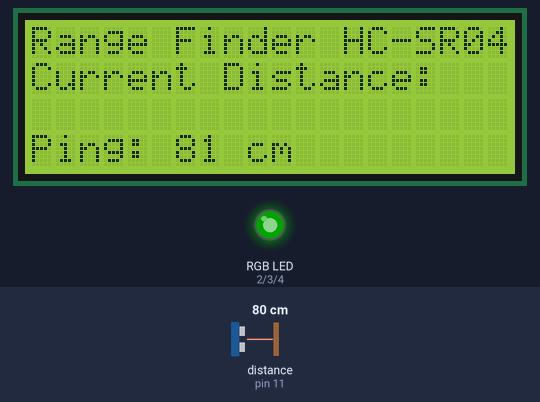
The sketch below on a simulated Arduino Uno, built with avr-gcc and run on an emulated ATmega328P. Parts: 20×4 character LCD, an RGB LED mixed from three pins (HIGH = lit). Inputs (shaded band) come from the test bench; at power-on: distance to the obstacle (sensor on pin 11) 80 cm. The echo pulse lasts 58.3 µs per cm; dim RGB values are drawn brighter than linear; what the sketch prints to the serial monitor is not drawn.

Above: at 1.2 s.
1.3 s: distance to the obstacle (sensor on pin 11) set to 2 cm
At 2.5 s:
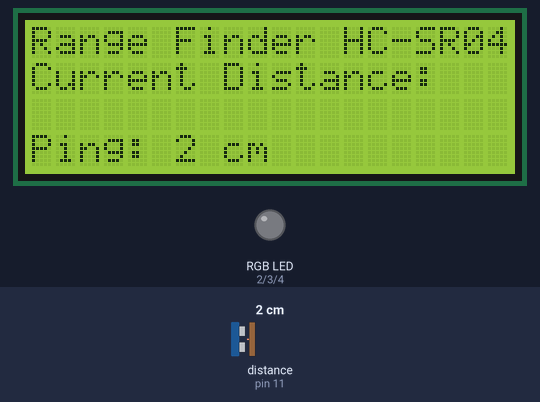
2.8 s: distance to the obstacle (sensor on pin 11) set to 4 cm
At 3.9 s:
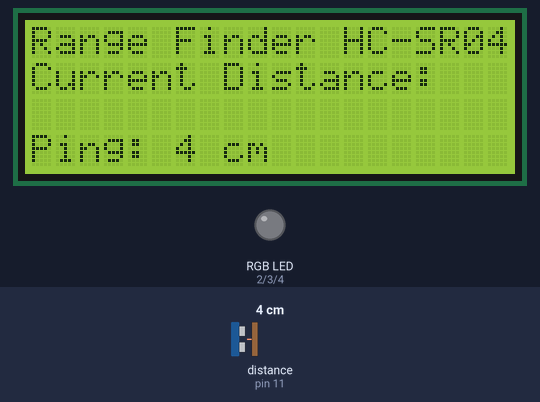
4.3 s: distance to the obstacle (sensor on pin 11) set to 9 cm
At 5.1 s:
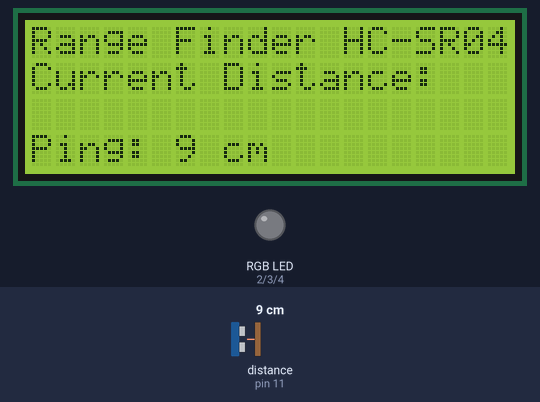
5.8 s: distance to the obstacle (sensor on pin 11) set to 18 cm
At 6.6 s:
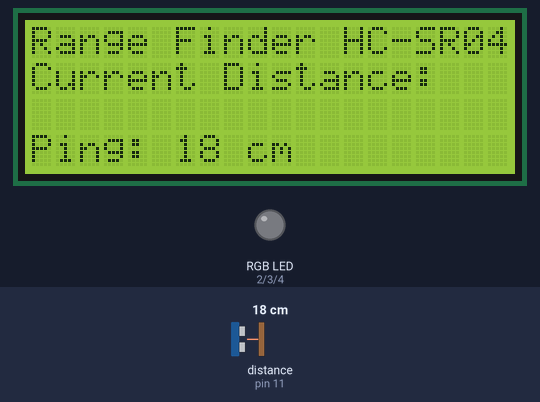
Timing chart, 0 to 8.3 s (numbered marks = the images above; inputs shaded):
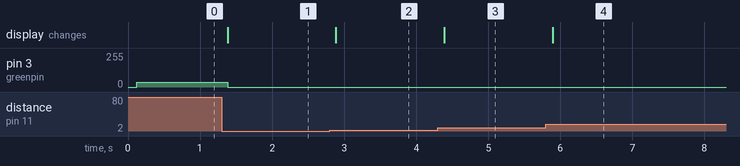

The sketch:

lcddistanceLED.ino
```cpp
// From https://www.brainy-bits.com/connect-a-character-lcd-using-the-i2c-bus/
#include "Wire.h"
#include "LCD.h"
#include "LiquidCrystal_I2C.h"
#include "NewPing.h"

#define I2C_ADDR 0x27  // Add your address here.
#define Rs_pin 0
#define Rw_pin 1
#define En_pin 2
#define BACKLIGHT_PIN 3
#define D4_pin 4
#define D5_pin 5
#define D6_pin 6
#define D7_pin 7

#define ECHO_PIN 11 // Arduino pin tied to echo pin on the ultrasonic sensor.
#define TRIGGER_PIN 12 // Arduino pin tied to trigger pin on the ultrasonic sensor.
#define MAX_DISTANCE 100 // Maximum distance we want to ping for (in centimeters). Maximum sensor distance is rated at 400-500cm.

/*
 * ATTENTION: les labels des pins sont FAUX sur la carte: R= green / G=red !!! (B= blue)
 */
#define redpin  2 // select the pin for the red LED
#define greenpin 3 // select the pin for the green LED
#define bluepin  4 // select the pin for the  blue LED

NewPing sonar(TRIGGER_PIN, ECHO_PIN, MAX_DISTANCE); // NewPing setup of pins and maximum distance.

LiquidCrystal_I2C lcd(I2C_ADDR, En_pin, Rw_pin, Rs_pin, D4_pin, D5_pin, D6_pin, D7_pin);

void setup()
{
  Serial.begin(9600);

  lcd.begin (20, 4); //  our LCD is a 20x4, change for your LCD if needed

  // LCD Backlight ON
  lcd.setBacklightPin(BACKLIGHT_PIN, POSITIVE);
  lcd.setBacklight(HIGH);

  lcd.home (); // go home on LCD
  lcd.print("Range Finder HC-SR04");

  pinMode(redpin, OUTPUT);
  pinMode(greenpin, OUTPUT);
  pinMode(bluepin, OUTPUT);
}
#define MAX_LED 64 // Valeur la plus lumineuse pour une composante RGB de la LED
#define MAX_VAL MAX_DISTANCE // Valeur la plus grande de l'echelle de couleur


int rouge(float val)
{
  if (val < MAX_VAL / 3) return MAX_LED * (1 - val * 3 / MAX_VAL);
  if (val > 2 * MAX_VAL / 3) return MAX_LED * (val * 3 / MAX_VAL - 2);
  return 0;
}
int vert(float val)
{
  if (val > 2 * MAX_VAL / 3) return MAX_LED * (3 - val * 3 / MAX_VAL);
  if (val < MAX_VAL / 3) return 0;
  return MAX_LED * (val * 3 / MAX_VAL - 1);
}
int bleue(float val)
{
  if (val > 2 * MAX_VAL / 3) return 0;
  if (val < MAX_VAL / 3) return MAX_LED * (val * 3 / MAX_VAL);
  return MAX_LED * (2 - val * 3 / MAX_VAL);
}
void loop()
{
  unsigned int uS = sonar.ping(); // Send ping, get ping time in microseconds (uS).
  unsigned int cm = sonar.convert_cm(uS); // Convert into centimeters

  Serial.print("us = ");
  Serial.print(uS);
  Serial.print("µs - cm = ");
  Serial.print(cm);
//  Serial.print("  -  ");
//  Serial.print(uS * 1.0 / US_ROUNDTRIP_CM);
  Serial.print("cm (");
  Serial.print(rouge(cm));
  Serial.print(",");
  Serial.print(vert(cm));
  Serial.print(",");
  Serial.print(bleue(cm));
  Serial.println(")");


  lcd.setCursor (0, 1); // go to start of 2nd line
  lcd.print("Current Distance:");
  lcd.setCursor (0, 3); // go to start of 4th line
  lcd.print("Ping: ");
  lcd.print(cm);
  lcd.print(" cm ");

  analogWrite(redpin, rouge(cm));
  analogWrite(greenpin, vert(cm));
  analogWrite(bluepin, bleue(cm));

  delay(50);
}
```

Measured:
- after the input at 1.3 s, pin 3 (greenpin): 36/255 → 0/255 after 0.08 s; the display: changes after 0.08 s (image 1)
- after the input at 2.8 s, the display: changes after 0.08 s (image 2)
- after the input at 4.3 s, the display: changes after 0.09 s (image 3)
- after the input at 5.8 s, the display: changes after 0.10 s (image 4)
